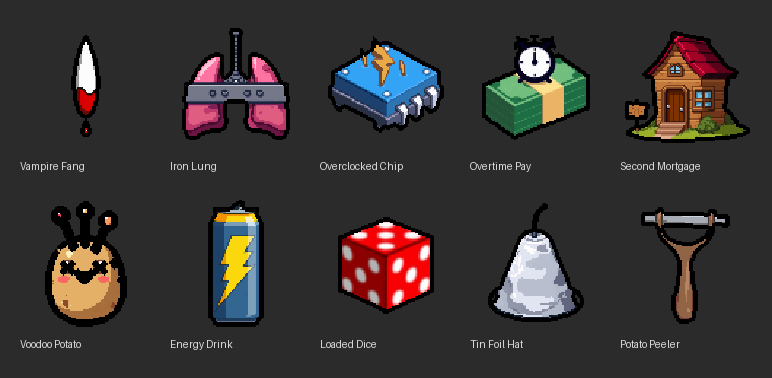
#> input picture asset-dev/batch1_contact.png, 772 x 378 px
$ python -i process_gen.py   (imports and definitions only)
#> lines starting #> are read from the running program, lines starting #| are printed output that depends on the picture; after the words box and inside, x2 and y2 are one past the last pixel; in counts of white or black regions, pixels touching at a corner belong together
#> further down, picture is the input picture: PIL image 772x378 RGB; mean R, G, B 56.8, 52.3, 51.2
#!/usr/bin/env python3
"""Process downloaded gen_<slug>.png into installed finals + vecprep staging.
Usage: process_gen.py <pack:appetite|food> <slug> [...]
Steps: auto-thicken outline to >=6px median at 96, downscale to 96 (fill 88),
install to asset-dev final folder + live items/custom/<slug>/<slug>.png, vecprep to staging.
"""
import sys, os, shutil
import numpy as np
from PIL import Image, ImageFilter

SCRATCH = os.environ.get('BROTATO_SCRATCH',
    '/private/tmp/claude-501/-Users-nicolassutcliffe/5eeaab96-3e6e-43a4-a19c-c6809e254d53/scratchpad')
ADEV = '/Users/nicolassutcliffe/brotato-mods/asset-dev'
DEC = '/Users/nicolassutcliffe/brotato-decompiled'
VEC = '/Users/nicolassutcliffe/brotato-mods/Brotato Icons/items_to_vectorize'
FINAL_DIR = {'appetite': f'{ADEV}/items_appetite/final', 'food': f'{ADEV}/items_food_system/final',
             'basic10': '/Users/nicolassutcliffe/brotato-mods/Brotato Icons/scaled_96'}
RAW_DIR = {'appetite': f'{ADEV}/items_appetite/raw', 'food': f'{ADEV}/items_food_system/raw',
           'basic10': f'{ADEV}/items_basic10/raw'}

# [94 lines left out: functions outline_med, _components, thicken, _thicken_all, downscale, final_cleanup, not called in this run]

def neighbors8(mask):
    n = np.zeros(mask.shape, int)
    for dy in (-1, 0, 1):
        for dx in (-1, 0, 1):
            if dy == 0 and dx == 0: continue
            n += np.roll(np.roll(mask.astype(int), dy, 0), dx, 1)
    return n


# [84 lines left out: functions open_enclosed_black, remove_black_pools, restore_thin_from_raw, not called in this run]


def _flag_small_blobs(mask, max_comp):
    """Return a bool array flagging pixels that live in a connected (8-way) component of
    `mask` no larger than max_comp - i.e. small isolated blobs, not long/large shapes."""
    from collections import deque
    H, W = mask.shape
    seen = np.zeros_like(mask); flag = np.zeros_like(mask)
    ys, xs = np.nonzero(mask)
    for y0, x0 in zip(ys.tolist(), xs.tolist()):
        if seen[y0, x0]:
            continue
        q = deque([(y0, x0)]); seen[y0, x0] = True; comp = []
        while q:
            cy, cx = q.popleft(); comp.append((cy, cx))
            for dy in (-1, 0, 1):
                for dx in (-1, 0, 1):
                    ny, nx = cy + dy, cx + dx
                    if 0 <= ny < H and 0 <= nx < W and mask[ny, nx] and not seen[ny, nx]:
                        seen[ny, nx] = True; q.append((ny, nx))
        if len(comp) <= max_comp:
            for (y, x) in comp:
                flag[y, x] = True
    return flag


def despeckle(img, thresholds=(72, 118, 168), max_sat=70, max_comp=12, dark_surround=82):
    """Erase the stray light 'dust' specks PixelLab scatters on the black outline and along
    edges - the white dots the user keeps flagging - WITHOUT touching real highlights on a
    light body (e.g. the shine along a whisk's grey wires). Two gates define a border dot:
    (1) it is a SMALL isolated light blob (swept over several absolute thresholds, since a
    grey-on-black rim dot and a white-on-grey dot separate from their body at different
    luminances); (2) its immediate surroundings are dark or transparent - it sits IN the
    outline, not on a lit surface. Saturated colour (gold sparkle, corn, egg, chili) is spared
    by the saturation guard. Each kept speck is inpainted from its neighbours: a rim dot
    becomes black, a dot buried in a wire outline becomes that outline's black. Inpainting one
    dot can expose an adjacent one, so we iterate to convergence (a clump of dots peels one
    ring per pass)."""
    # Two passes only: one clears the dots, a second mops up inpaint artifacts. More passes
    # start PEELING legitimate highlight streaks on dark subjects one ring at a time (it
    # blobbed the near-black frying pan), which is worse than leaving a stray dot or two.
    prev = None
    for _ in range(2):
        img = _despeckle_once(img, thresholds, max_sat, max_comp, dark_surround)
        sig = np.array(img).tobytes()
        if sig == prev:
            break
        prev = sig
    return img


def _despeckle_once(img, thresholds, max_sat, max_comp, dark_surround):
    a = np.array(img.convert('RGBA')).astype(int)
    alpha = a[..., 3]; rgb = a[..., :3]
    opaque = alpha > 128
    lum = rgb.mean(axis=2)
    sat = rgb.max(axis=2) - rgb.min(axis=2)
    cand = np.zeros_like(opaque)
    for T in thresholds:
        bright = opaque & (lum > T) & (sat < max_sat)
        if bright.any():
            cand |= _flag_small_blobs(bright, max_comp)
    if not cand.any():
        return img
    H, W = alpha.shape
    # gate 2: keep a candidate blob only if its ring of neighbours is mostly dark/transparent
    flag = np.zeros_like(cand)
    from collections import deque
    seen = np.zeros_like(cand)
    ys, xs = np.nonzero(cand)
    for y0, x0 in zip(ys.tolist(), xs.tolist()):
        if seen[y0, x0]:
            continue
        q = deque([(y0, x0)]); seen[y0, x0] = True; comp = []
        while q:
            cy, cx = q.popleft(); comp.append((cy, cx))
            for dy in (-1, 0, 1):
                for dx in (-1, 0, 1):
                    ny, nx = cy + dy, cx + dx
                    if 0 <= ny < H and 0 <= nx < W and cand[ny, nx] and not seen[ny, nx]:
                        seen[ny, nx] = True; q.append((ny, nx))
        ring_lum = []
        cset = set(comp)
        for (y, x) in comp:
            for dy in (-1, 0, 1):
                for dx in (-1, 0, 1):
                    ny, nx = y + dy, x + dx
                    if 0 <= ny < H and 0 <= nx < W and (ny, nx) not in cset and opaque[ny, nx]:
                        ring_lum.append(lum[ny, nx])
        # surrounded by transparency, or by a dark outline -> it is a border dot
        if not ring_lum or np.median(ring_lum) < dark_surround:
            for (y, x) in comp:
                flag[y, x] = True
    if not flag.any():
        return img
    for _ in range(max_comp + 3):
        fy, fx = np.nonzero(flag)
        if len(fy) == 0:
            break
        updates = []
        for y, x in zip(fy.tolist(), fx.tolist()):
            cols = []
            for dy in (-1, 0, 1):
                for dx in (-1, 0, 1):
                    if dy == 0 and dx == 0:
                        continue
                    ny, nx = y + dy, x + dx
                    if 0 <= ny < H and 0 <= nx < W and opaque[ny, nx] and not flag[ny, nx]:
                        cols.append(a[ny, nx, :3])
            if cols:
                updates.append((y, x, np.median(np.array(cols), axis=0)))
        if not updates:
            break
        for y, x, v in updates:
            a[y, x, :3] = v; flag[y, x] = False
    return Image.fromarray(a.astype(np.uint8))

# Icons with dense fine detail (marbling, lettering, spokes, dither shading, packed
# small objects): MedianFilter(9) smears them - use med=5. Audited per icon 2026-07-20.
# Detail-dense items that lose too much when scaled to 128 for vectorizing - keep at 256
# (user flagged deep_fryer 2026-07-20: fries+wire-mesh need the pixels). Bold-simple items
# and all foods go to 128; structures stay 256. Adjust this set as the user calls out items.
BIG_ITEMS_256 = {'deep_fryer','popcorn_machine','ice_cream_truck','chili_greenhouse',
                 'street_vendor','farmers_market','butchers_hook','family_recipe',
                 'fancy_restaurant','second_mortgage','grandmas_cookbook','espresso_machine',
                 'overclocked_chip','after_dinner_mints','frying_pan'}

DETAIL_DENSE = ['butchers_hook', 'chewing_gum', 'ice_cream_truck', 'street_vendor',
                'chili_greenhouse', 'deep_fryer', 'popcorn_machine']

def vector_prep(img, target=128, med=3):
    """Vectorizer input from the RAW generation. Cleans dither, normalizes the outline to
    pure black, then outputs at a SMALL absolute size for vectorizer.ai to trace.
    v11 (2026-07-20 late, user-validated): output SIZE is the whole game. vectorizer.ai only
    smooths pixel-art into curves when the pixel blocks are small; too big and it traces each
    block as geometry = CHUNKY. Smaller = smoother (minor detail loss is fine for these
    shapes). User settled on 128 for items and foods; STRUCTURES stay at 256 (they vectorize
    fine at that size - bold buildings). The raws are ~192, so 128 is a DOWNSCALE - use
    LANCZOS (NEAREST would drop pixels unevenly), then re-binarize to keep hard edges (hard
    beat AA on vectorizer.ai)."""
#> called with target = 128, med = 3
    # v8 2026-07-20: saturation guards everywhere. The v7 density snap fused the gaps
    # between saturated dark tones (chili greenhouse) into black mush. Saturated pixels
    # are paint, not stroke; only unsaturated darks participate in solidification.
    a = np.array(img.convert('RGBA')).astype(int)
    a[a[..., 3] < 110] = 0
    a[..., 3] = np.where(a[..., 3] > 0, 255, 0)
    rgb = a[..., :3]
    lum = rgb.mean(axis=2); maxc = rgb.max(axis=2); sat = maxc - rgb.min(axis=2)
#> after `maxc = rgb.max(axis=2)`:
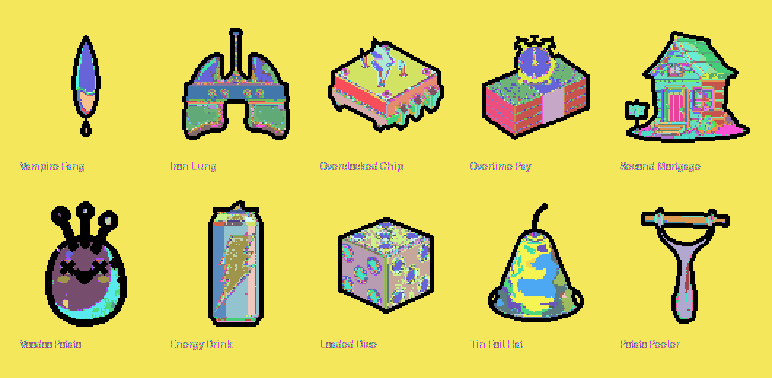
#> maxc: shape (378, 772) int64; 224 distinct labels, from 0 to 255; one colour per label, 0 black
#> after `sat = maxc - rgb.min(axis=2)`:
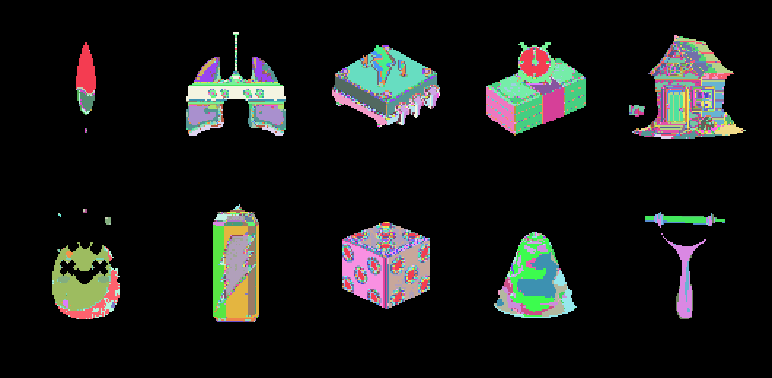
#> sat: shape (378, 772) int64; 198 distinct labels, from 0 to 249; one colour per label, 0 black
    solid = a[..., 3] > 0
#> solid: shape (378, 772) bool; every value is 1
    black = solid & (maxc < 50)
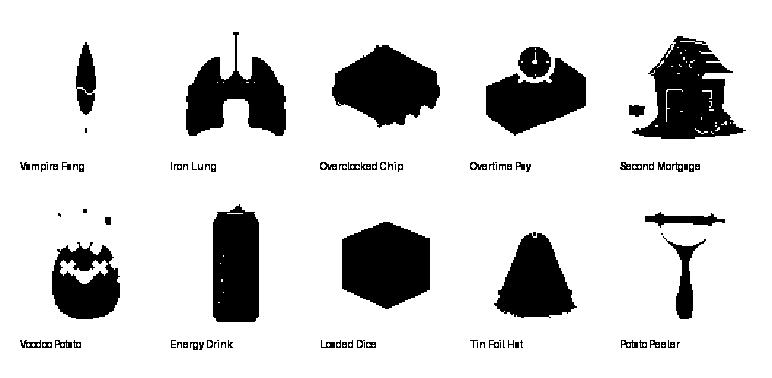
#> black: shape (378, 772) bool; 84% white; 100 black regions (31 under 20 px), largest, box (x1, y1, x2, y2) and area: (632, 36, 746, 139) 6213, (342, 222, 430, 309) 6089, (332, 45, 440, 128) 5765
    a[black, 0] = 0; a[black, 1] = 0; a[black, 2] = 0
#> after `a[black, 0] = 0`:
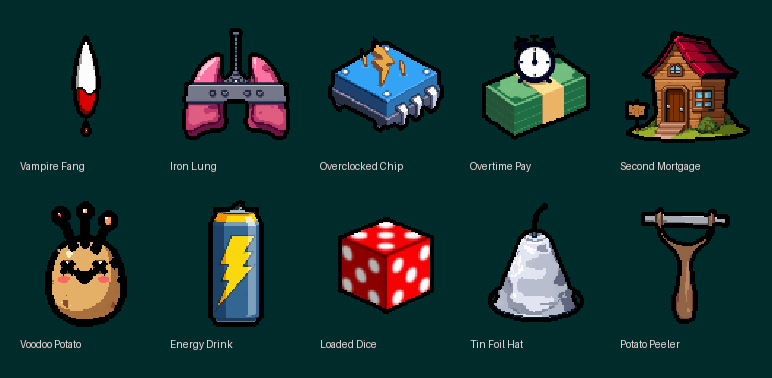
#> a: shape (378, 772, 4) int64; mean R, G, B, A 23.4, 52.3, 51.2, 255
#> after `a[black, 1] = 0`:
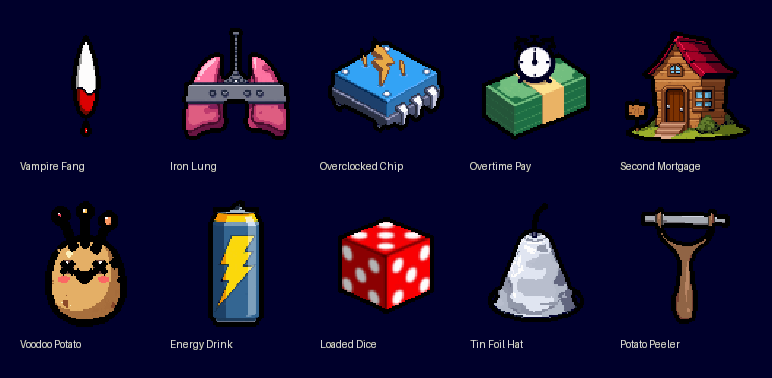
#> a: shape (378, 772, 4) int64; mean R, G, B, A 23.4, 19, 51.2, 255
    dens = np.array(Image.fromarray((black*255).astype(np.uint8)).filter(ImageFilter.BoxBlur(2))) / 255.0
    snap = solid & (dens >= 0.45) & (lum < 170) & (sat < 40)
#> snap: shape (378, 772) bool; 84% white; 180 black regions (137 under 20 px), largest, box (x1, y1, x2, y2) and area: (632, 36, 746, 139) 6555, (342, 222, 430, 309) 6109, (332, 45, 440, 127) 5768
    a[snap, 0] = 0; a[snap, 1] = 0; a[snap, 2] = 0
#> after `a[snap, 2] = 0`:
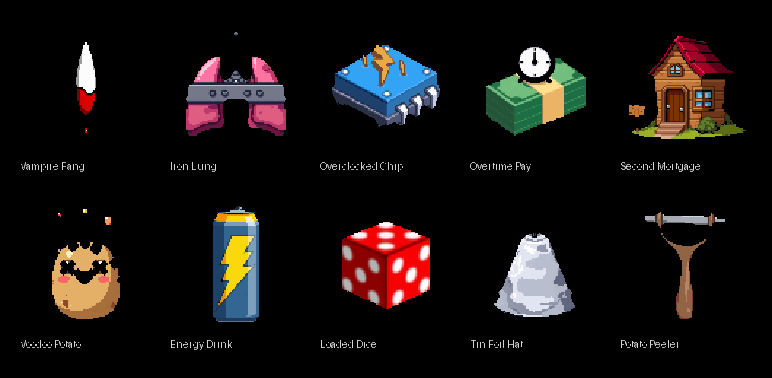
#> a: shape (378, 772, 4) int64; mean R, G, B, A 23, 18.6, 17.4, 255
    for _ in range(2):
        solid = a[..., 3] > 0
        rgb = a[..., :3]
        lum = rgb.mean(axis=2); sat = rgb.max(axis=2) - rgb.min(axis=2)
        darkish = solid & (lum < 100) & (sat < 60)
        rim = solid & (neighbors8(~solid) >= 1)
        dn = neighbors8(darkish)
        to_black = rim & (lum < 170) & (lum > 0) & (dn >= 2) & (sat < 50)
        to_erase = rim & (lum >= 90) & (dn == 0)
        a[to_black, 0] = 0; a[to_black, 1] = 0; a[to_black, 2] = 0
        a[to_erase] = 0
    im = Image.fromarray(a.astype(np.uint8))
    if target < im.width:                          # downscale: LANCZOS averages cleanly
        big = im.resize((target, target), Image.LANCZOS)
    else:                                          # upscale: NEAREST + median to round stairs
        big = im.resize((target, target), Image.NEAREST)
        if med >= 3:
            big = big.filter(ImageFilter.MedianFilter(med))
    b = np.array(big).astype(int)
    bs = b[..., 3] >= 128
#> bs: shape (128, 128) bool; every value is 1
    b[..., 3] = np.where(bs, 255, 0)
    b[~bs] = 0
    return despeckle(Image.fromarray(b.astype(np.uint8)))
#> the loop in despeckle, `for _ in range(2):` made 2 passes
#> pass 1, in _despeckle_once, `sat = rgb.max(axis=2) - rgb.min(axis=2)`:
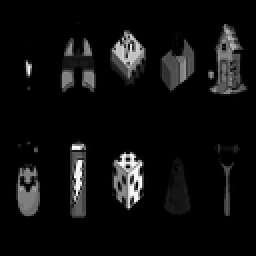
#> sat: shape (128, 128) int64 (shown 2 times larger); min 0, max 255, mean 14.3

# [56 lines left out: functions interior_holes, fill_holes, main, not called in this run]

# [2 lines not run here, left out]

>>> from PIL import Image
>>> picture = Image.open('../batch1_contact.png')
>>> result = vector_prep(picture)
